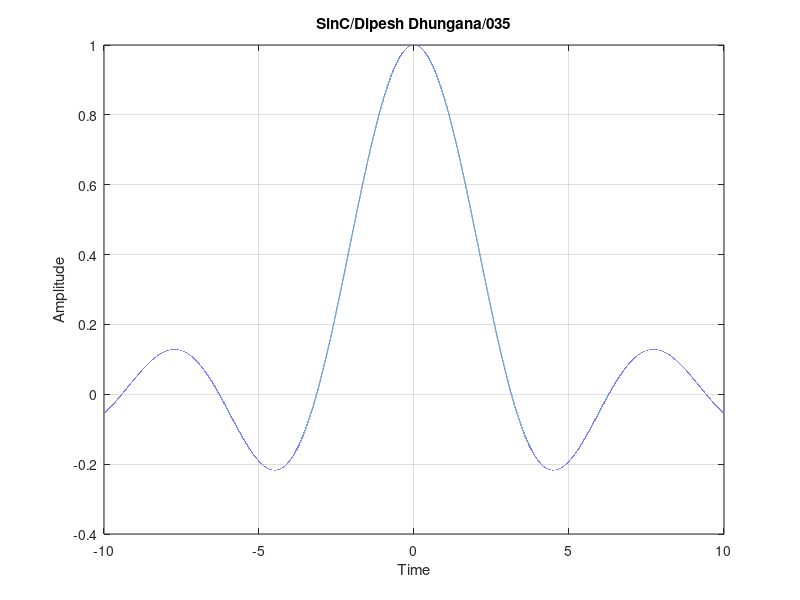

Source code (MATLAB):
clc;
close all;
clear all;
t=-10:0.0001:10;
y=sin(t)./t;
plot(t,y);
xlabel('Time');
ylabel('Amplitude');
title('SinC/Dipesh Dhungana/035');
grid on;